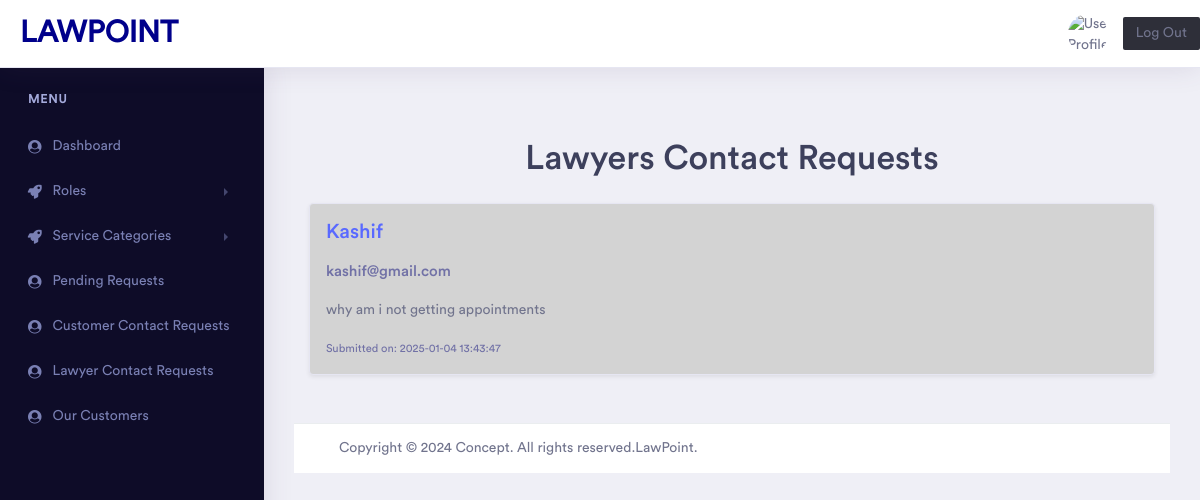
Page /Admin/lawyercontactRequests.php on the committed database.
### tables this page shows
CREATE TABLE `lawyer_contact_request` (
  `contact_form_id` int(11) NOT NULL,
  `name` varchar(255) NOT NULL,
  `email` varchar(255) NOT NULL,
  `contact` int(11) NOT NULL,
  `subject` varchar(255) NOT NULL,
  `message` text NOT NULL,
  `date_submitted` datetime NOT NULL DEFAULT current_timestamp()
);

### Admin/lawyercontactRequests.php (the view, shortened to what this page needs)
<?php
include("header.php");
$contact = "SELECT * FROM `lawyer_contact_request` ORDER BY date_submitted DESC";
$result = mysqli_query($connect, $contact);
?>
<div class="container my-5">
    <h1 class="text-center mb-4">Lawyers Contact Requests</h1>
    <?php if ($result->num_rows > 0) { ?>
        <div class="contact-requests">
            <?php while ($row = $result->fetch_assoc()) { ?>
                <div class="mb-4 p-3 border rounded shadow-sm" style="background-color: lightgrey;">
                    <h3 class="text-primary text-break text-capitalize"><?php echo htmlspecialchars($row['name']); ?></h3>
                    <h5 class="text-muted text-break"><?php echo htmlspecialchars($row['email']); ?></h5>
                    <p class="text-break"><?php echo nl2br(htmlspecialchars($row['message'])); ?></p>
                    <small class="text-muted d-block">Submitted on: <?php echo $row['date_submitted']; ?></small>
                </div>
            <?php } ?>
        </div>
    <?php } else { ?>
        <p class="text-center">No contact requests found.</p>
    <?php } ?>
</div>
<?php
include("footer.php");
?>

### rows in the picture
lawyer_contact_request: name "Kashif", email "kashif@gmail.com", message "why am i not getting appointments", date_submitted "2025-01-04 13:43:47"
